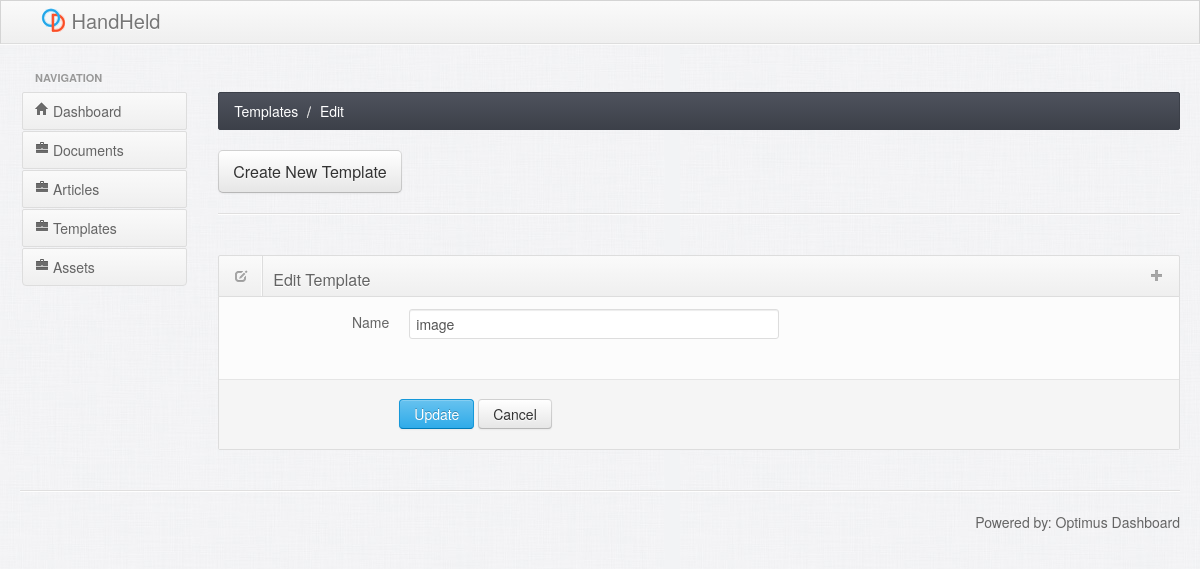
Page /templates/edit/17 on the earlier database version.
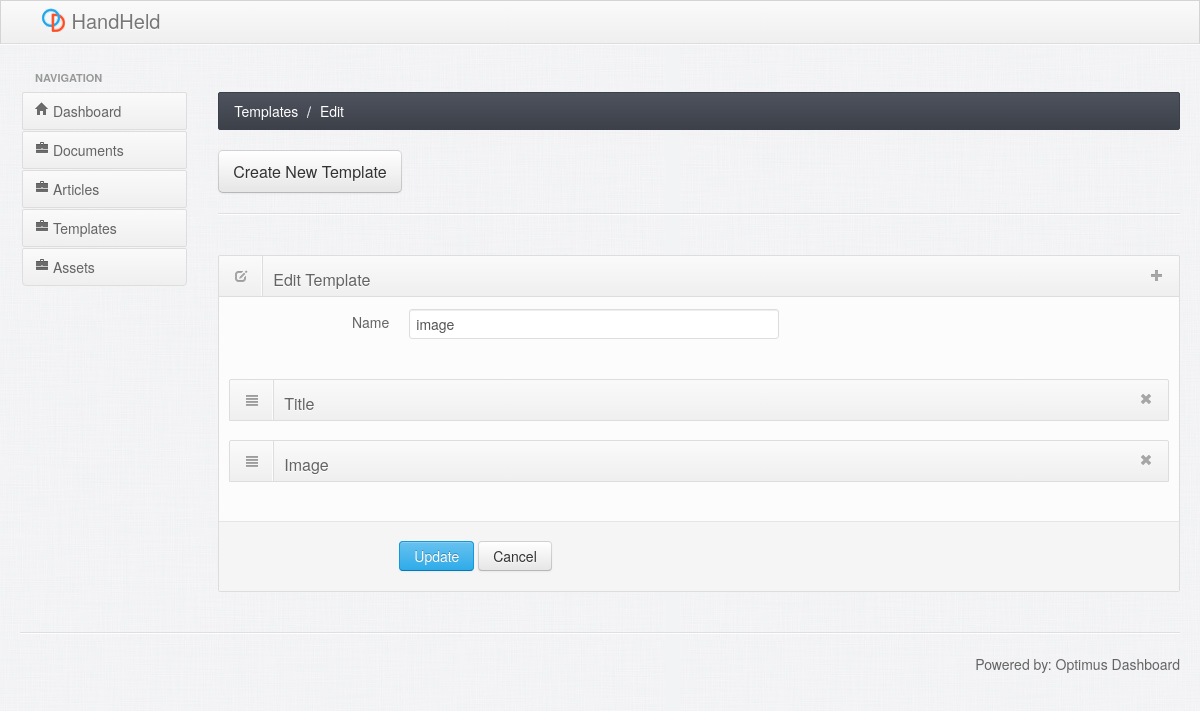
Same page on the later database version.
### tables this page shows
CREATE TABLE fields ("id" INTEGER PRIMARY KEY AUTOINCREMENT DEFAULT NULL,"template_id" INTEGER DEFAULT NULL,child_template_id INTEGER DEFAULT 0,field_type_id INTEGER DEFAULT 0,"order_nr" INTEGER,"name" TEXT);

### application/views/templates/index.php (called while the page is built)
<?php $this->load->view('templates/partials/'.strtolower($action)) ; ?>

### application/controllers/templates.php (called while the page is built, shortened)
<?php
class Templates extends CI_Controller {
  public function __construct()
  {
    $this->load->model('Article_model');
    $this->load->model('Template_model');
  }
  public function edit($id = null)
  {
    $data['fields'] = $this->Template_model->get_all_field_types();
    $data['templates'] = $this->Template_model->get_all_templates();
    $this->load->helper('Optimus');
    if($id != null && $id != 'new')
    {
      $template = $this->Template_model->get_template($id);
      $data['template'] = $template;
      $sections = $this->Template_model->get_all_children_fields($id);
      $partials = array();
      foreach($sections as $section ){
          array_push($partials, create_partial($section ));
      }
      $data['sections'] = $partials;
    }
    if (!$_POST)
    {
      $data['action'] = 'Edit';
      $this->load->view('partials/header', $data);
      $this->load->view('partials/leftmenu', $data);
      $this->load->view('templates/partials/contentheader', $data);
      $this->load->view('templates/index.php', $data);
      $this->load->view('partials/footer', $data);
    } else
    {
      $template_id  =$this->input->post('template_id');
      $this->Template_model->update($template_id);
      $this->Template_model->reorder_children();
      redirect(base_url() . 'templates/edit/' . $template_id);
    }
  }
}

### index.php (called while the page is built, shortened)
<?php
require_once BASEPATH.'core/CodeIgniter.php';

### application/models/template_model.php (called while the page is built, shortened)
<?php
class Template_model extends CI_Model {
  public function get_all_templates()
  {
    $this->db->select('*');
    $this->db->from('template');
    $query = $this->db->get();
    $data = $query->result();
    $templates = array();
    foreach($data as $item){
      $templates[$item->id] = $item;
    }
    return $templates;
  }
  public function get_template($id)
  {
    $this->db->select('*');
    $this->db->from('template t');
    $this->db->where('t.id', $id);
    $query = $this->db->get();
    $data = $query->result();
    $template = '';
    foreach($data as $item){
      $template = $item;
    }
    return $template;
  }
  public function get_all_field_types()
  {
    $this->db->select('*');
    $this->db->from('field_type ft');
    $query = $this->db->get();
    $data = $query->result();
    return $data;
  }
  public function get_fields_for_template($id)
  {
    if(isset($id))
    {
      $this->db->select('f.id, f.name name, ft.id field_type_id, ft.name field_type_name, f.child_template_id');
      $this->db->from('fields f');
      $this->db->where('f.template_id',$id);
      $this->db->join('field_type ft', 'ft.id = f.field_type_id', 'left outer');
      $this->db->order_by('f.order_nr', 'asc');
      $query = $this->db->get();
      $fields = $query->result();
      return $fields;
    }
  }
  public function get_all_children_fields($id)
  {
    $template = $this->get_template($id);
    $fields = array();
    if($template->isComposite == 1)
    {
      $children = $this->get_fields_for_template($id);
      foreach($children as $child)
      {
        if($child->child_template_id > 0 && $child->field_type_id == 0)
        {
          $subtemplate =new stdClass();
          $subtemplate->name = $child->name;
          $subtemplate->field_type_name = 'subtemplate';
          $subtemplate->id = $child->id;
          $subtemplate->children = $this->get_all_children_fields($child->child_template_id) ;
          array_push($fields, $subtemplate );
        }else
        {
          $fields = array_merge($fields, $this->get_field_by_id($child->id));
        }
      }
    }else
    {
      $fields = array_merge($fields, $this->get_fields_for_template($id));
    }
    return $fields;
  }
}

### application/views/templates/partials/edit.php (the view, shortened to what the changed rows need)
<div class="row-fluid">
  <div class="box span12">
    <div class="box-header" data-original-title>
      <h2><i class="icon-edit"></i><span class="break"></span>Edit Template</h2>
    </div>
    <div class="box-sortable">
      <?php echo form_open('templates/edit', array('class' => 'form-horizontal', 'id' => 'myform')); ?>
      <fieldset>
        <div class="row-fluid sortable">
          <?php foreach($sections as $panel): ?>
            <?php echo $panel ?>
          <?php endforeach ?>
        </div>
      </fieldset>
      </form>
    </div>
  </div>
</div>

### application/helpers/optimus_helper.php (shortened to what the changed rows need)
<?php
  function create_partial($field)
  {
    $snippet = "";
    if (isset($field->children))
    {
      $snippet = '<div class="box">
                  <div class="box-header">
                    <h2><i class="icon-align-justify"></i><span class="break"></span>' . $field->name . '</h2>
                    <div class="box-icon">
                      <input type="hidden" name="fields[]" value="' . $field->id . '">
                      <a href="#" class="btn-remove"><i class="icon-remove"></i></a>
                    </div>
                  </div>
                  <div class="box-content">';
      foreach ($field->children as $child)
      {
        $snippet = $snippet . ' <div class="box">
                                <div class="box-header">
                                <h2><i class="icon-align-justify"></i><span class="break"></span>' . $child->name . '</h2>
                                  <div class="box-icon">
                                  </div>
                                </div>
                              </div>';
      }
      $snippet = $snippet . '</div></div>';
    } else
    {
      $snippet = '<div class="box">
                  <div class="box-header">
                    <h2><i class="icon-align-justify"></i><span class="break"></span>' . $field->name . '</h2>
                    <div class="box-icon">
                      <input type="hidden" name="fields[]" value="' . $field->id . '">
                      <a href="#" class="btn-remove"><i class="icon-remove"></i></a>
                    </div>
                  </div>
                </div>';
    }
    return $snippet;
  }

Differences in the rows shown:
added fields: name "Title"
added fields: name "Image"
